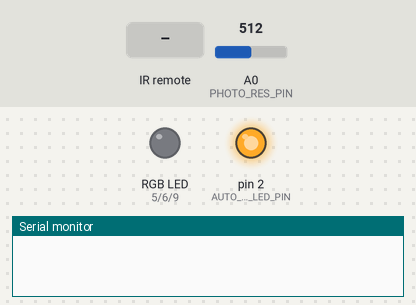
A sketch run on a simulated Arduino Uno, built with avr-gcc and run on an emulated ATmega328P. On the bench: an RGB LED mixed from three pins (HIGH = lit), output pins drawn as LEDs (lit = HIGH), the last lines printed to the serial monitor. Inputs (shaded band) come from the test bench; at power-on: A0 (PHOTO_RES_PIN) = 512. EEPROM starts erased.

Above: at 1.2 s.
1.3 s: infrared code 0xF740BF received
At 2.5 s:
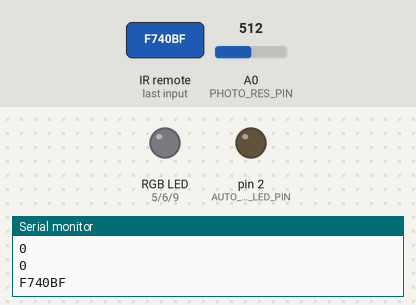
2.8 s: infrared code 0xF7C03F received
At 3.7 s:
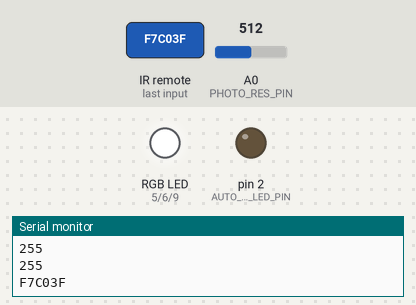
4.3 s: infrared code 0xF720DF received
At 4.9 s:
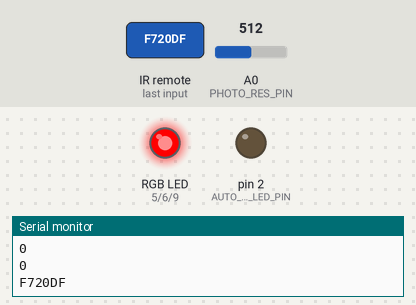
5.8 s: infrared code 0xF7A05F received
At 7.0 s:
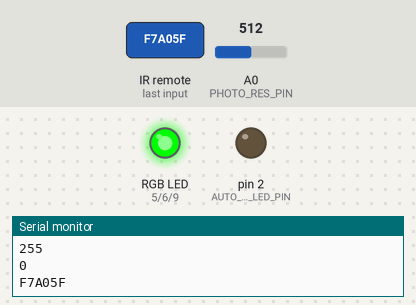
7.3 s: infrared code 0xF7609F received
At 8.4 s:
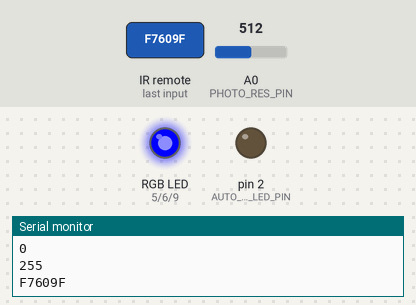
8.8 s: infrared code 0xF710EF received
At 9.5 s:
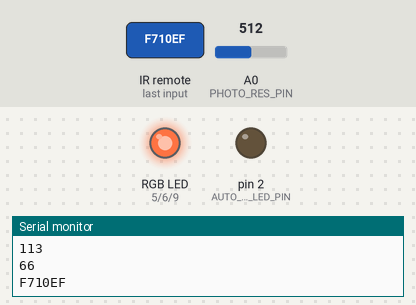
Timing chart, 0 to 11.3 s (numbered marks = the images above; inputs shaded):
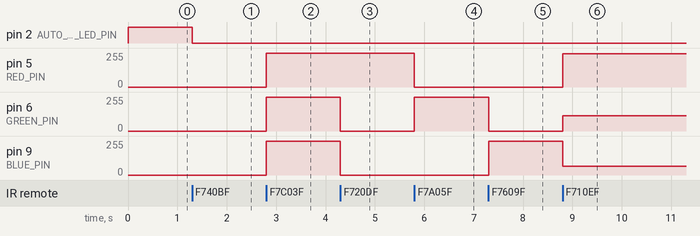

Measured:
- after the input at 1.3 s, pin 2 (AUTO_MODE_LED_PIN): HIGH → LOW at once
- after the input at 2.8 s, pin 5 (RED_PIN), pin 6 (GREEN_PIN), pin 9 (BLUE_PIN): 0/255 → 255/255 at once
- after the input at 4.3 s, pin 6 (GREEN_PIN), pin 9 (BLUE_PIN): 255/255 → 0/255 at once
- after the input at 5.8 s, pin 5 (RED_PIN): 255/255 → 0/255 at once; pin 6 (GREEN_PIN): 0/255 → 255/255 at once
- after the input at 7.3 s, pin 6 (GREEN_PIN): 255/255 → 0/255 at once; pin 9 (BLUE_PIN): 0/255 → 255/255 at once
- after the input at 8.8 s, pin 5 (RED_PIN): 0/255 → 250/255 at once; pin 6 (GREEN_PIN): 0/255 → 113/255 at once; pin 9 (BLUE_PIN): 255/255 → 66/255 at once

The sketch:

LedController.ino
```cpp
#include <IRremote.h>
#include <IRremoteInt.h>
#include <EEPROM.h>

#define IR_PIN        A5  //PIN данных ИК фототранзистора
#define RED_PIN       5   //PIN управления транзистором красного канала
#define GREEN_PIN     6   //PIN управления транзистором зеленого канала
#define BLUE_PIN      9   //PIN управления транзистором синего канала
#define AUTO_MODE_LED_PIN  2   //PIN сигнализирующий о включении авто мода
#define PHOTO_RES_PIN A0  //PIN аналогового входа фоторезистора
#define LIGHT_SW_ON   200 //Порог включения светодиодной ленты
#define LIGHT_SW_OFF  100 //Порог выключения светодиодной ленты

#define PWM_FREQ  35 //frequency (in Hz)

#define BUT_OFF 		0xF740BF
#define BUT_ON  		0xF7C03F
#define BUT_W   		0xF7E01F
#define BUT_R   		0xF720DF
#define BUT_G       0xF7A05F
#define BUT_B       0xF7609F
#define BUT_FLASH   0xF7D02F

#define BUT_1   0xF710EF
#define BUT_2   0xF7906F
#define BUT_3   0xF750AF
#define BUT_4   0xF730CF
#define BUT_5   0xF7B04F
#define BUT_6   0xF7708F
#define BUT_7   0xF708F7
#define BUT_8   0xF78877
#define BUT_9   0xF748B7
#define BUT_10   0xF728D7
#define BUT_11   0xF7A857
#define BUT_12   0xF76897

#define RED_ADDR 1
#define GREEN_ADDR 2
#define BLUE_ADDR 3
#define AUTO_MODE_ADDR 4

const int RED   = 0;
const int GREEN = 1;
const int BLUE  = 2;
const int WHITE  = 3;
const int BLACK  = 4;
const int COL_1  = 5;
const int COL_2  = 6;
const int COL_3  = 7;
const int COL_4  = 8;
const int COL_5  = 9;
const int COL_6  = 10;
const int COL_7  = 11;
const int COL_8  = 12;
const int COL_9  = 13;
const int COL_10  = 14;
const int COL_11  = 15;
const int COL_12  = 16;


boolean autoMode = false;
int val = 0; //значение фоторезистора

IRrecv irrecv(IR_PIN);
decode_results results;

void setup() {
	pinMode(RED_PIN, OUTPUT);
	pinMode(GREEN_PIN, OUTPUT);
	pinMode(BLUE_PIN, OUTPUT);
	pinMode(AUTO_MODE_LED_PIN, OUTPUT);
	pinMode(PHOTO_RES_PIN, INPUT);

	initRGBFromEEPROM();

	setPwmFrequency(RED_PIN, 64);
	setPwmFrequency(GREEN_PIN, 64);
	setPwmFrequency(BLUE_PIN, 32);

	Serial.begin(9600);
	irrecv.enableIRIn();
}

void setPwmFrequency(int pin, int divisor) {
  byte mode;
  if(pin == 5 || pin == 6 || pin == 9 || pin == 10) {
    switch(divisor) {
      case 1: mode = 0x01; break;
      case 8: mode = 0x02; break;
      case 64: mode = 0x03; break;
      case 256: mode = 0x04; break;
      case 1024: mode = 0x05; break;
      default: return;
    }
    if(pin == 5 || pin == 6) {
      TCCR0B = TCCR0B & 0b11111000 | mode;
    } else {
      TCCR1B = TCCR1B & 0b11111000 | mode;
    }
  } else if(pin == 3 || pin == 11) {
    switch(divisor) {
      case 1: mode = 0x01; break;
      case 8: mode = 0x02; break;
      case 32: mode = 0x03; break;
      case 64: mode = 0x04; break;
      case 128: mode = 0x05; break;
      case 256: mode = 0x06; break;
      case 1024: mode = 0x7; break;
      default: return;
    }
    TCCR2B = TCCR2B & 0b11111000 | mode;
  }
}

void initRGBFromEEPROM() {
	byte r = EEPROM.read(RED_ADDR);
	byte g = EEPROM.read(GREEN_ADDR);
	byte b = EEPROM.read(BLUE_ADDR);
	autoMode = EEPROM.read(AUTO_MODE_ADDR);
	if (autoMode) {
		digitalWrite(AUTO_MODE_LED_PIN, HIGH);
	} else {
		changeColor(r, g, b);
	}
}

void loop() {
	if (autoMode) {
		checkLightLevel();
	}
	checkIR();

}

void checkIR() {
	if (irrecv.decode(&results)) {
		switch (results.value) {
		    case BUT_OFF:
		      Serial.println("Button Off");
					colorProcessing(BLACK);
		      break;
		    case BUT_ON:
		      Serial.println("Button On");
					colorProcessing(WHITE);
		      break;
		    case BUT_W:
		      Serial.println("WHITE mode on");
					colorProcessing(WHITE);
		      break;
		    case BUT_R:
		      Serial.println("Red mode on");
					colorProcessing(RED);
		      break;
		    case BUT_G:
		      Serial.println("Green mode on");
					colorProcessing(GREEN);
		      break;
		    case BUT_B:
		      Serial.println("Blue mode on");
					colorProcessing(BLUE);
		      break;
		    case BUT_FLASH:
					changeMode();
		      break;
		    case BUT_1:
		    	buttonPressMsg("1");
				colorProcessing(COL_1);
		      break;
		    case BUT_2:
		    	buttonPressMsg("2");
					colorProcessing(COL_2);
		      break;
		    case BUT_3:
		      buttonPressMsg("3");
					colorProcessing(COL_3);
		      break;
		    case BUT_4:
		      buttonPressMsg("4");
					colorProcessing(COL_4);
		      break;
		    case BUT_5:
		      buttonPressMsg("5");
					colorProcessing(COL_5);
		      break;
		    case BUT_6:
		      buttonPressMsg("6");
					colorProcessing(COL_6);
		      break;
		    case BUT_7:
		      buttonPressMsg("7");
					colorProcessing(COL_7);
		      break;
		    case BUT_8:
		      buttonPressMsg("8");
					colorProcessing(COL_8);
		      break;
		    case BUT_9:
		      buttonPressMsg("9");
					colorProcessing(COL_9);
		      break;
		    case BUT_10:
		      buttonPressMsg("10");
					colorProcessing(COL_10);
		      break;
		    case BUT_11:
		      buttonPressMsg("11");
					colorProcessing(COL_11);
		      break;
		    case BUT_12:
		      buttonPressMsg("12");
					colorProcessing(COL_12);
		      break;
		    default:
		    ;
		      // do something
		}

		Serial.println(results.value, HEX);
		irrecv.resume();
	}
}

void buttonPressMsg(String button) {
	Serial.print("Button "); Serial.print(button); Serial.println(" pressed");
}

void changeMode() {
	Serial.println("Change mode");
	if (autoMode) {
		autoMode = !autoMode;
		digitalWrite(AUTO_MODE_LED_PIN, LOW);
		EEPROM.write(AUTO_MODE_ADDR, 0);
	} else {
		autoMode = !autoMode;
		digitalWrite(AUTO_MODE_LED_PIN, HIGH);
		EEPROM.write(AUTO_MODE_ADDR, 1);
	}
}

void checkLightLevel() {
	val = analogRead(PHOTO_RES_PIN);
	if (val < 100) {
		ledOn();
	} else if (val > 200) {
		ledOff();
	}
}


void colorProcessing(int color) {
	if (autoMode) {
		changeMode();
	}

	switch (color) {
	    case RED:
	      changeColor(255, 0, 0);
	      break;
	    case GREEN:
	      changeColor(0, 255, 0);
	      break;
			case BLUE:
				changeColor(0, 0, 255);
				break;
			case WHITE:
				changeColor(255, 255, 255);
				break;
			case BLACK:
				changeColor(0, 0, 0);
				break;
			case COL_1:
				changeColor(250,113,66);
				break;
			case COL_2:
				changeColor(112, 192, 158);
				break;
		  case COL_3:
				changeColor(30, 155, 240);
				break;
		  case COL_4:
				changeColor(255, 141, 76);
				break;
		  case COL_5:
				changeColor(90, 202, 244);
				break;
			case COL_6:
				changeColor(53, 38, 65);
				break;
			case COL_7:
				changeColor(246, 182, 52);
				break;
			case COL_8:
				changeColor(30, 168, 170);
				break;
			case COL_9:
				changeColor(87, 58, 147);
				break;
			case COL_10:
				changeColor(255, 255, 0);
				break;
			case COL_11:
				changeColor(14, 119, 138);
				break;
		  case COL_12:
				changeColor(255, 81, 154);
				break;
	    default:
	      ;
	}
}

void changeColor(byte r, byte g, byte b) {
	analogWrite(RED_PIN, r);
	analogWrite(GREEN_PIN, g);
	analogWrite(BLUE_PIN, b);

	Serial.println(r);
	Serial.println(g);
	Serial.println(b);

	saveRGBToEEPROM(r, g, b);
}

void saveRGBToEEPROM(byte r, byte g, byte b) {
	EEPROM.write(RED_ADDR, r);
	EEPROM.write(GREEN_ADDR, g);
	EEPROM.write(BLUE_ADDR, b);
}

void ledOn() {
		analogWrite(RED_PIN, 255);
		analogWrite(GREEN_PIN, 255);
		analogWrite(BLUE_PIN, 255);
}

void ledOff() {
	analogWrite(RED_PIN, 0);
	analogWrite(GREEN_PIN, 0);
	analogWrite(BLUE_PIN, 0);
}
```
